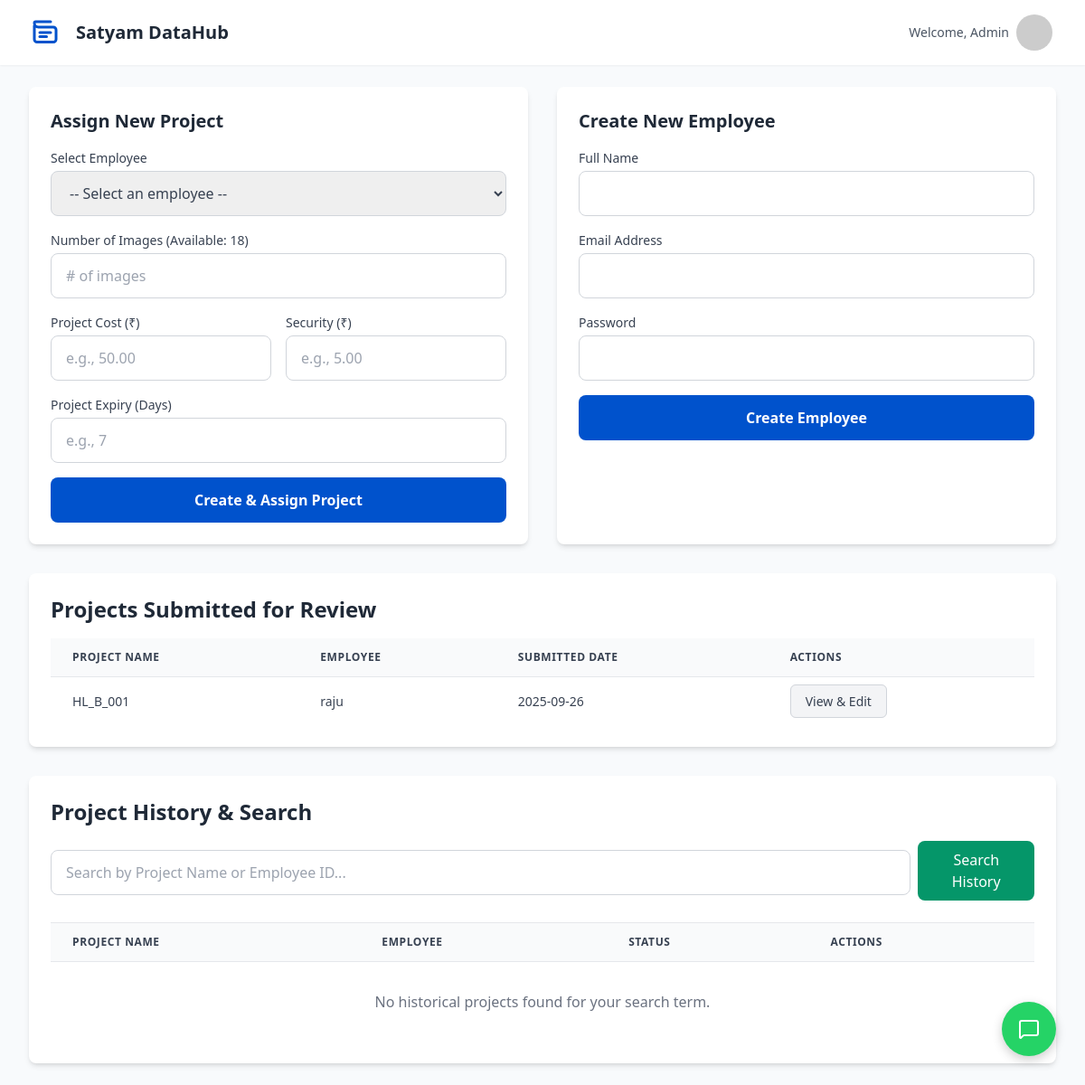
The page /admin (signed in) on the database its author committed.
### tables this page shows
CREATE TABLE users (
            id INTEGER PRIMARY KEY AUTOINCREMENT,
            employee_id TEXT NOT NULL UNIQUE,
            name TEXT NOT NULL,
            email TEXT NOT NULL UNIQUE,
            password_hash TEXT NOT NULL,
            role TEXT NOT NULL, -- 'admin' or 'employee'
            joining_date TIMESTAMP DEFAULT CURRENT_TIMESTAMP,
            status TEXT NOT NULL DEFAULT 'active', -- 'active' or 'inactive'
            wallet_balance REAL NOT NULL DEFAULT 0.0,
            profile_picture TEXT, -- Filename of the uploaded avatar
            bank_details TEXT, -- Stored as a JSON string
            
            -- Enhanced profile fields
            phone_number TEXT,
            gender TEXT,
            date_of_birth DATE,
            designation TEXT,
            last_login TIMESTAMP
        );

CREATE TABLE projects (
            id INTEGER PRIMARY KEY AUTOINCREMENT,
            project_name TEXT NOT NULL UNIQUE,
            employee_id INTEGER NOT NULL,
            status TEXT NOT NULL DEFAULT 'In Progress', -- 'In Progress', 'In Review', 'Approved', 'Rejected'
            assigned_date TIMESTAMP DEFAULT CURRENT_TIMESTAMP,
            cost REAL NOT NULL DEFAULT 0.0,
            security_deposit REAL NOT NULL DEFAULT 0.0,
            expiry_date TIMESTAMP,
            
            -- Future-proof field
            notes TEXT, -- For admin comments on a project
            
            FOREIGN KEY (employee_id) REFERENCES users (id)
        );

### app.py (the view, shortened to what this page needs)
@app.route('/admin', methods=['GET', 'POST'])
def admin_dashboard():
    if g.user is None or g.user['role'] != 'admin': return redirect(url_for('login'))
    sync_images_with_db()
    available_images = query_db("SELECT COUNT(id) as count FROM images WHERE status = 'unassigned'", one=True)['count']
    review_projects = query_db("SELECT p.*, u.name as employee_name FROM projects p JOIN users u ON p.employee_id = u.id WHERE p.status = 'In Review' ORDER BY p.assigned_date DESC")
    active_employees = query_db("SELECT id, name, employee_id FROM users WHERE role = 'employee' AND status = 'active' ORDER BY name")
    search_results = []
    return render_template('admin_dashboard.html', active_employees=active_employees, available_images=available_images, review_projects=review_projects, search_results=search_results)

### app.py (called while the page is built)
@app.before_request
def before_request():
    g.user = None
    if 'user_id' in session:
        g.user = query_db('SELECT * FROM users WHERE id = ?', [session['user_id']], one=True)

def get_db():
    if 'db' not in g:
        g.db = sqlite3.connect(app.config['DATABASE'], detect_types=sqlite3.PARSE_DECLTYPES)
        g.db.row_factory = sqlite3.Row
    return g.db

def query_db(query, args=(), one=False):
    cur = get_db().execute(query, args); rv = cur.fetchall(); cur.close()
    return (rv[0] if rv else None) if one else rv

def sync_images_with_db():
    db = get_db(); cursor = db.cursor()
    upload_path = os.path.join(app.root_path, app.config['UPLOAD_FOLDER'])
    if not os.path.exists(upload_path): os.makedirs(upload_path)
    cursor.execute('SELECT filename FROM images'); db_filenames = {row['filename'] for row in cursor.fetchall()}
    folder_filenames = {f for f in os.listdir(upload_path) if os.path.isfile(os.path.join(upload_path, f))}
    new_files = folder_filenames - db_filenames
    if new_files:
        cursor.executemany('INSERT INTO images (filename, status) VALUES (?, ?)', [(fname, 'unassigned') for fname in new_files])
        db.commit()
    return len(new_files)

### templates/admin_dashboard.html (shortened to what this page needs)
{% extends "layout.html" %}
{% block content %}
<main class="mx-auto max-w-7xl py-6 sm:px-6 lg:px-8 space-y-8">
    <div class="grid grid-cols-1 md:grid-cols-2 gap-8">
        <div class="bg-white p-6 rounded-lg shadow-md">
            <h2 class="text-xl font-bold mb-4 text-gray-800">Assign New Project</h2>
            <form action="{{ url_for('assign_tasks') }}" method="POST" class="space-y-4">
                <div>
                    <label class="form-label">Select Employee</label>
                    <select name="employee_select" onchange="showDetails(this.value)" class="form-input" required>
                        <option value="">-- Select an employee --</option>
                    </select>
                </div>
                <div><label class="form-label">Number of Images (Available: {{ available_images }})</label><input type="number" name="task_count" min="1" max="{{ available_images }}" placeholder="# of images" class="form-input" required></div>
                <div class="grid grid-cols-2 gap-4">
                    <div><label class="form-label">Project Cost (₹)</label><input type="number" name="project_cost" min="0" step="0.01" placeholder="e.g., 50.00" class="form-input" required></div>
                    <div><label class="form-label">Security (₹)</label><input type="number" name="security_money" min="0" step="0.01" placeholder="e.g., 5.00" class="form-input" required></div>
                </div>
                <div><label class="form-label">Project Expiry (Days)</label><input type="number" name="expiry_days" min="1" placeholder="e.g., 7" class="form-input" required></div>
                <button type="submit" class="btn-primary">Create & Assign Project</button>
            </form>
        </div>
        <div class="bg-white p-6 rounded-lg shadow-md">
             <h2 class="text-xl font-bold mb-4 text-gray-800">Create New Employee</h2>
            <form action="{{ url_for('create_employee') }}" method="POST" class="space-y-4" autocomplete="off">
                <div><label class="form-label">Full Name</label><input name="name" type="text" required class="form-input" autocomplete="new-name"></div>
                <div><label class="form-label">Email Address</label><input name="email" type="email" required class="form-input" autocomplete="new-email"></div>
                <div><label class="form-label">Password</label><input name="password" type="password" required class="form-input" autocomplete="new-password"></div>
                <button type="submit" class="btn-primary">Create Employee</button>
            </form>
        </div>
    </div>
    <div class="bg-white p-6 rounded-lg shadow-md">
        <h2 class="text-2xl font-bold mb-4 text-gray-800">Projects Submitted for Review</h2>
        <div class="overflow-x-auto">
            <table class="min-w-full divide-y divide-gray-200">
                <thead class="bg-gray-50"><tr><th class="table-header">Project Name</th><th class="table-header">Employee</th><th class="table-header">Submitted Date</th><th class="table-header">Actions</th></tr></thead>
                <tbody class="bg-white divide-y divide-gray-200">
                    {% for project in review_projects %}<tr><td class="table-cell font-medium">{{ project.project_name }}</td><td class="table-cell">{{ project.employee_name }}</td><td class="table-cell">{{ project.assigned_date.strftime('%Y-%m-%d') }}</td><td class="table-cell"><a href="{{ url_for('review_project', project_id=project.id) }}" class="btn-tertiary">View & Edit</a></td></tr>
                    {% else %}<tr><td colspan="4" class="py-8 text-center text-gray-500">No projects are currently awaiting review.</td></tr>{% endfor %}
                </tbody>
            </table>
        </div>
    </div>
    <div id="history" class="bg-white p-6 rounded-lg shadow-md">
        <h2 class="text-2xl font-bold mb-4 text-gray-800">Project History & Search</h2>
        <form action="{{ url_for('admin_dashboard') }}#history" method="POST" class="flex items-center space-x-2 mb-6">
            <input type="text" name="search_term" placeholder="Search by Project Name or Employee ID..." class="form-input flex-grow">
            <button type="submit" class="btn-secondary">Search History</button>
        </form>
        {% if search_results is defined %}
        <div class="overflow-x-auto border-t">
            <table class="min-w-full divide-y divide-gray-200">
                <thead class="bg-gray-50"><tr><th class="table-header">Project Name</th><th class="table-header">Employee</th><th class="table-header">Status</th><th class="table-header">Actions</th></tr></thead>
                <tbody class="bg-white divide-y divide-gray-200">
                    {% for project in search_results %}
                    <tr>
                        <td class="table-cell font-medium">{{ project.project_name }}</td>
                        <td class="table-cell">{{ project.employee_name }} ({{ project.emp_id }})</td>
                        <td class="table-cell"><span class="font-semibold {% if project.status == 'Approved' %}text-green-600{% else %}text-red-600{% endif %}">{{ project.status }}</span></td>
                        <td class="table-cell"><a href="{{ url_for('review_project', project_id=project.id) }}" class="btn-tertiary">View Details</a></td>
                    </tr>
                    {% else %}
                    <tr><td colspan="4" class="py-8 text-center text-gray-500">No historical projects found for your search term.</td></tr>
                    {% endfor %}
                </tbody>
            </table>
        </div>
        {% endif %}
    </div>
</main>
{% endblock %}

### templates/layout.html (shortened to what this page needs)
<!DOCTYPE html>
<html lang="en" class="h-full bg-gray-50">
<head>
    <script src="https://cdn.tailwindcss.com"></script>
    <link rel="stylesheet" href="{{ url_for('static', filename='css/style.css') }}">
</head>
<body class="h-full font-sans">
    <div id="app">
        {% if g.user %}
        <header class="bg-white shadow-sm sticky top-0 z-20">
            <div class="mx-auto max-w-7xl py-3 px-4 sm:px-6 lg:px-8">
                <div class="flex items-center justify-between">
                    <div class="logo-container">
                        <h1 class="logo-text-header">Satyam DataHub</h1>
                    </div>
                    <div class="relative">
                        <button onclick="toggleMenu(event)" class="flex items-center space-x-2 p-1 rounded-full focus:outline-none focus:ring-2 focus:ring-offset-2 focus:ring-indigo-500">
                            <span class="text-sm text-gray-600 font-medium hidden md:block">Welcome, {{ g.user.name }}</span>
                            <img class="h-10 w-10 rounded-full object-cover"
                                 src="{{ url_for('avatar_file', filename=g.user.profile_picture) if g.user.profile_picture else 'https://ui-avatars.com/api/?name=' + g.user.name|replace(' ', '+') + '&background=0052cc&color=fff&bold=true' }}"
                                 alt="Profile picture">
                        </button>
                    </div>
                </div>
            </div>
        </header>
        {% endif %}
        {% block content %}{% endblock %}
        {% if g.user %}
        <button onclick="openContactModal()" class="contact-fab">
            <i data-lucide="message-square"></i>
        </button>
        {% endif %}
    </div>
</body>
</html>

### static/css/style.css (style rules this page uses)
:root { --primary-blue: #0052cc; --primary-hover: #0041a3; --light-blue-bg: #f0f5ff; --success-green: #059669; --success-hover: #047857; --danger-red: #dc2626; --danger-hover: #b91c1c; --gray-text: #374151; --gray-light-text: #6b7280; --gray-border: #d1d5db; --gray-background: #f8fafc; --font-sans: 'Inter', sans-serif; }
body { font-family: var(--font-sans); background-color: var(--gray-background); color: var(--gray-text); -webkit-font-smoothing: antialiased; -moz-osx-font-smoothing: grayscale; }
.logo-container { display: flex; align-items: center; gap: 1rem; }
.form-label { display: block; font-size: 0.875rem; font-weight: 500; color: var(--gray-text); }
.form-input { display: block; width: 100%; border-radius: 0.5rem; border: 1px solid var(--gray-border); padding: 0.75rem 1rem; margin-top: 0.25rem; transition: all 0.2s; }
.btn-primary { display: flex; justify-content: center; background-color: var(--primary-blue); color: white; font-weight: 600; padding: 0.75rem 1rem; border-radius: 0.5rem; border: 1px solid transparent; transition: background-color 0.2s; cursor: pointer; }
.btn-primary:not([style*="width"]) { width: 100%; margin-top: 1.5rem; }
.btn-secondary { background-color: var(--success-green); color: white; font-weight: 500; padding: 0.5rem 1rem; border-radius: 0.5rem; border: 1px solid transparent; transition: background-color 0.2s; cursor: pointer; }
.btn-tertiary { background-color: #f3f4f6; color: #374151; font-weight: 500; padding: 0.5rem 1rem; border-radius: 0.375rem; border: 1px solid var(--gray-border); transition: background-color 0.2s; }
.logo-svg-header { height: 2.25rem; width: auto; }
.logo-text-header { font-size: 1.25rem; font-weight: 700; color: #1f2937; }
.table-header { padding: 0.75rem 1.5rem; text-align: left; font-size: 0.75rem; font-weight: 600; color: var(--gray-text); text-transform: uppercase; letter-spacing: 0.05em; }
.table-cell { padding: 1rem 1.5rem; white-space: nowrap; font-size: 0.875rem; color: #374151; }
.contact-fab { position: fixed; bottom: 2rem; right: 2rem; background-color: #25D366; color: white; border: none; border-radius: 9999px; width: 60px; height: 60px; box-shadow: 0 4px 12px rgba(0,0,0,0.2); display: flex; align-items: center; justify-content: center; cursor: pointer; transition: all 0.3s ease; z-index: 25; }

### rows shown on the page
users: user.name "Admin"
projects: project_name "HL_B_001", employee_name "raju", assigned_date "2025-09-26"

### other values the page prints
{{ available_images }} "18"
